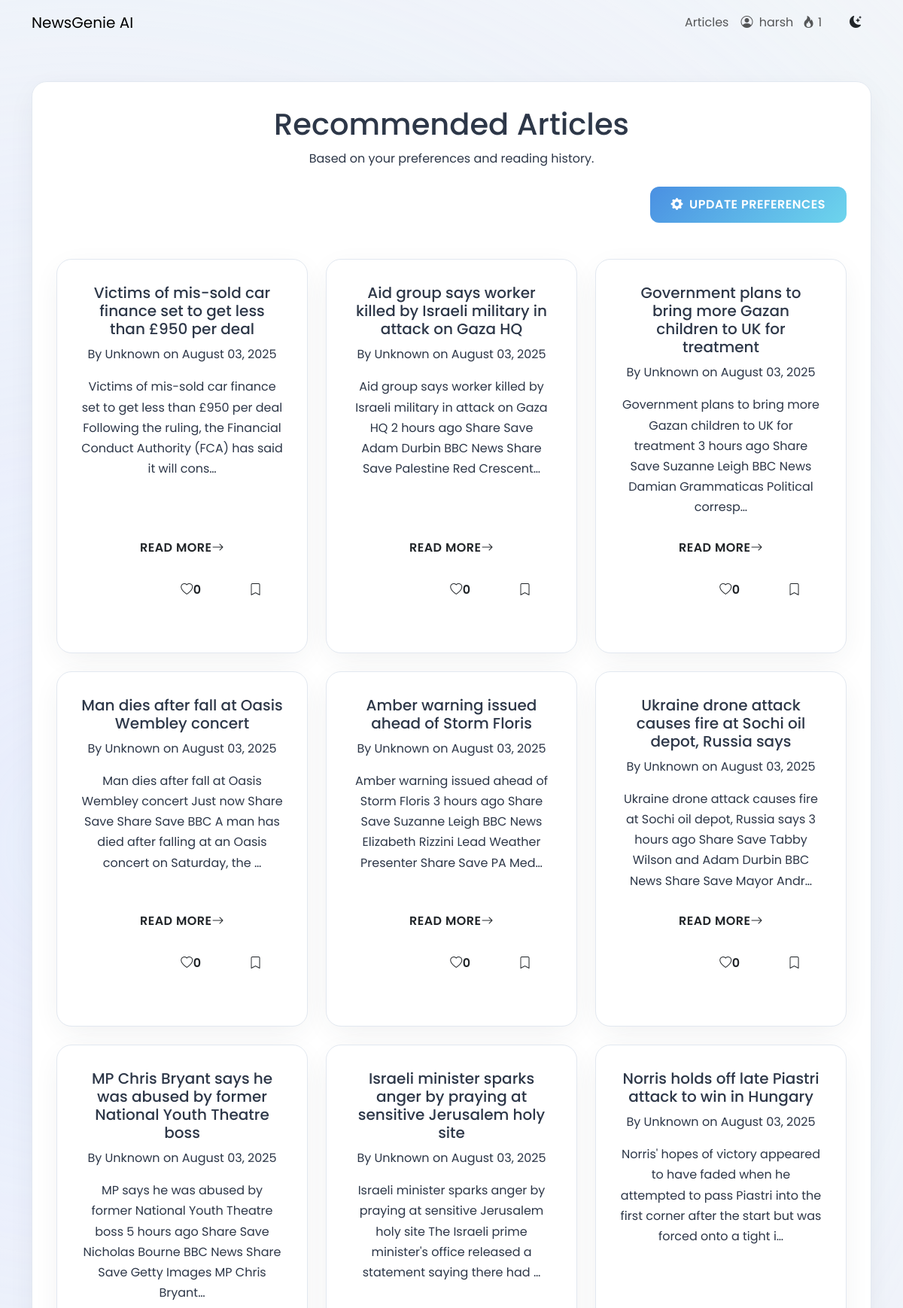
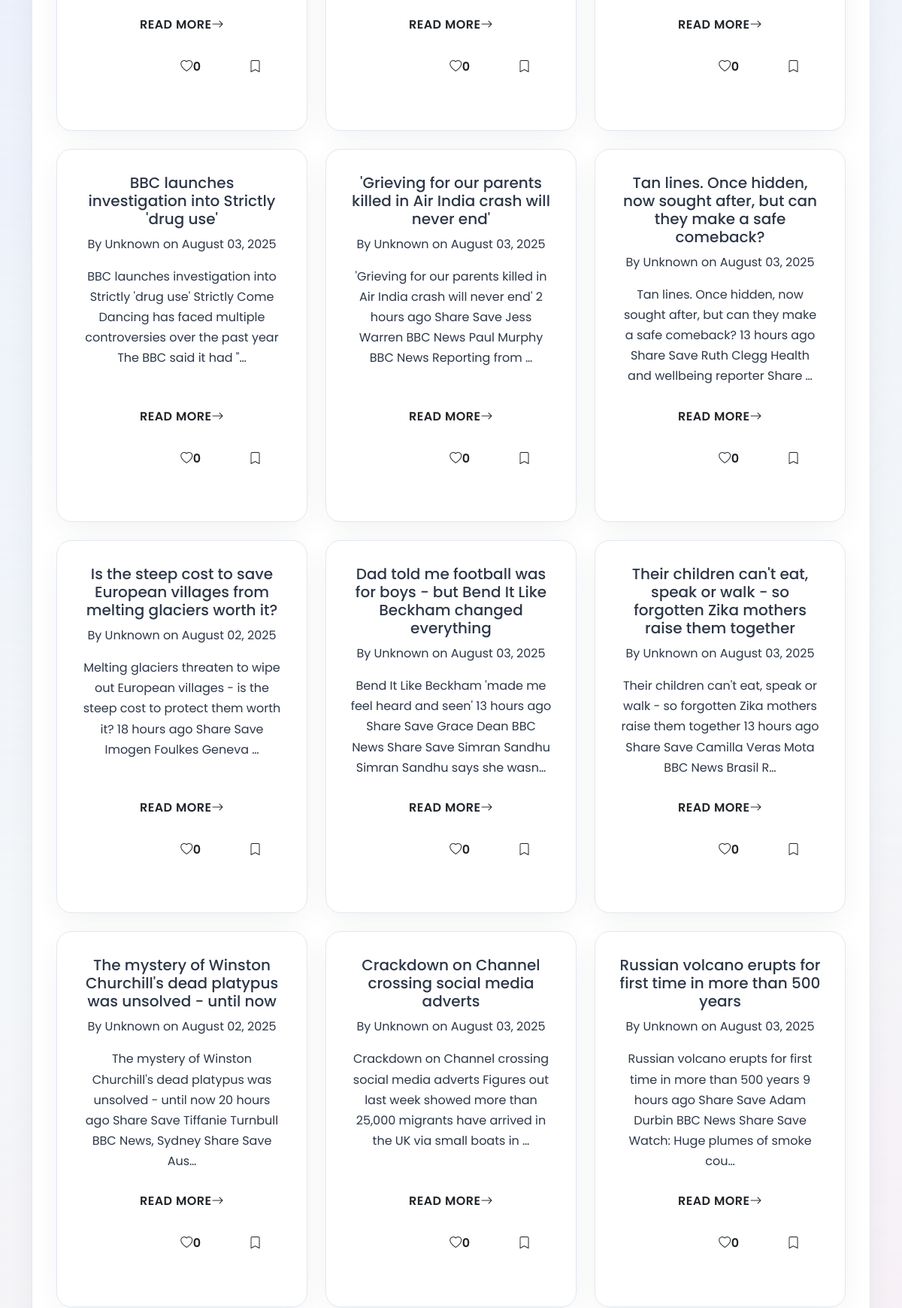
The app's page /recommendations/ (signed in, upper part) with its own data (2 pictures, top to bottom).
### users/models.py (models this page shows, shortened)
class Profile(models.Model):
    user = models.OneToOneField(User, on_delete=models.CASCADE)
    streak_count = models.IntegerField(default=0)
    last_login_date = models.DateField(null=True, blank=True)

### news/models.py (models this page shows, shortened)
class Article(models.Model):
    title = models.CharField(max_length=255)
    author = models.CharField(max_length=100, default="Unknown")
    content = models.TextField()
    url = models.URLField(unique=True)
    source = models.CharField(max_length=100)
    published_at = models.DateTimeField()
    summary = models.TextField(blank=True, null=True)
    category = models.ManyToManyField(Category, related_name='articles')
    approved = models.BooleanField(default=False)
    audio_file = models.FileField(upload_to='news_audio/', blank=True, null=True)
    reading_time = models.PositiveIntegerField(
        default=0,
        help_text="Estimated reading time in minutes"
    )
    @property
    def total_likes(self):
        return self.likes.count()
    def approved_status(self):
        return self.approved
    approved_status.boolean = True
    approved_status.short_description = "Approved"

### news/views.py (the view)
# urls.py: path('recommendations/', views.personalized_recommendations, name="recommendations"),
@login_required
def personalized_recommendations(request):
    user_pref = UserPreference.objects.filter(user=request.user).first()
    articles = Article.objects.none()
    if user_pref and user_pref.preferred_categories.exists():
        articles = Article.objects.filter(
            category__in=user_pref.preferred_categories.all(),
            approved=True
        ).distinct()
    if request.user.is_authenticated:
        liked_articles_ids = ArticleLike.objects.filter(user=request.user, article__in=articles).values_list('article__id', flat=True)
        bookmarked_articles_ids = Bookmark.objects.filter(user=request.user, article__in=articles).values_list('article__id', flat=True)
        for article in articles:
            article.is_liked_by_user = article.id in liked_articles_ids
            article.is_bookmarked_by_user = article.id in bookmarked_articles_ids
    return render(request, "news/personalized_recommendations.html", {"articles": articles})

### news/templates/news/personalized_recommendations.html (shortened to what this page needs)
{% extends 'news/base.html' %}
{% load static %}
{% block content %}
<div class="recommendations-container text-center app-card mt-5">
    <div class="page-header-section">
        <h1 class="page-title-heading">Recommended Articles</h1>
        <p class="page-subtitle-text">Based on your preferences and reading history.</p>
    </div>
    <div class="mt-4 text-end">
        <a href="{% url 'news:preferences' %}" class="btn app-btn primary-btn update-preferences-btn">
            <i class="bi bi-gear-fill me-2"></i> Update Preferences
        </a>
    </div>
    {% if articles %}
    <div class="row row-cols-1 row-cols-md-2 row-cols-lg-3 g-4 article-grid mt-4">
        {% for article in articles %}
        <div class="col">
            <div class="app-card article-card h-100">
                <div class="card-body d-flex flex-column">
                    <h5 class="card-title-article">{{ article.title }}</h5>
                    <p class="card-meta-info">By {{ article.author }} on {{ article.published_at|date:"F d, Y" }}</p>
                    <p class="card-text-summary">{{ article.summary|default:article.content|truncatechars:150 }}</p>
                    <div class="mt-auto article-actions">
                        <a href="{% url 'news:detail' article.pk %}" class="btn app-btn read-more-btn article-card-read-more">Read More <i class="bi bi-arrow-right"></i></a>
                        <div class="d-flex gap-2 justify-content-end button-group-actions mt-2">
                            <button class="btn app-btn icon-btn like-btn {% if article.is_liked_by_user %}liked{% endif %}" data-article-id="{{ article.pk }}" {% if not user.is_authenticated %}disabled title="Login to like" {% endif %}>
                                <i class="bi {% if article.is_liked_by_user %}bi-heart-fill{% else %}bi-heart{% endif %}"></i>
                                <span class="like-count">{{ article.total_likes }}</span>
                            </button>
                            <button class="btn app-btn icon-btn bookmark-btn " data-article-id="{{ article.pk }}" >
                                <i class="bi {% if article.is_bookmarked_by_user %}bi-bookmark-fill{% else %}bi-bookmark{% endif %}"></i>
                            </button>
                        </div>
                    </div>
                </div>
                <div class="card-footer article-card-footer">
                    {% for category in article.category.all %}
                        <span class="badge category-pill-small me-1">{{ category.name }}</span>
                    {% endfor %}
                </div>
            </div>
        </div>
        {% endfor %}
    </div>
    {% else %}
    <div class="text-center py-5">
        <p class="lead">No articles found matching your preferences. <br> Please update your <a href="{% url 'news:preferences' %}">preferences</a> or browse all articles.</p>
        <a href="{% url 'news:article_list' %}" class="btn app-btn primary-btn mt-3">Browse Articles</a>
    </div>
    {% endif %}
</div>
{% endblock %}

### templates/news/base.html (shortened to what this page needs)
{% load static %}
<!DOCTYPE html>
<html lang="en">
<head>
    <link href="https://cdn.jsdelivr.net/npm/bootstrap@5.3.0/dist/css/bootstrap.min.css" rel="stylesheet">
    <link rel="stylesheet" href="https://cdn.jsdelivr.net/npm/bootstrap-icons@1.10.5/font/bootstrap-icons.css">
    <link rel="stylesheet" href="{% static 'css/newsgenie.css' %}">
</head>
<body class="{{ request.COOKIES.theme|default:'light' }}-mode">
    <header class="app-navbar navbar navbar-expand-lg sticky-top">
        <div class="container">
            <a class="navbar-brand navbar-brand-custom" href="{% url 'news:homepage' %}">NewsGenie AI</a>
            <div class="collapse navbar-collapse" id="navbarNav">
                <ul class="navbar-nav ms-auto align-items-center">
                    <li class="nav-item">
                        <a class="nav-link nav-link-custom" href="{% url 'news:article_list' %}">Articles</a>
                    </li>
                    {% if user.is_authenticated %}
                        <li class="nav-item dropdown">
                            <a class="nav-link nav-link-custom dropdown-toggle" href="#" id="navbarDropdown" role="button" data-bs-toggle="dropdown" aria-expanded="false">
                                <i class="bi bi-person-circle me-1"></i>
                                {{ user.username }}
                                <span class="streak-indicator ms-2">
                                    <i class="bi bi-fire"></i> {{ user.profile.streak_count }}
                                </span>
                            </a>
                        </li>
                    {% endif %}
                    <li class="nav-item ms-3">
                        <button id="theme-toggle" class="btn theme-toggle-btn">
                            <i class="bi bi-moon-stars-fill"></i>
                        </button>
                    </li>
                </ul>
            </div>
        </div>
    </header>
    <main class="container my-5 app-content-wrapper">
        {% block content %}{% endblock %}
    </main>
</body>
</html>

### news/static/css/newsgenie.css (style rules this page uses)
:root { --font-heading: 'Montserrat', sans-serif; --font-body: 'Poppins', sans-serif; --light-bg-primary: #f4f7f9; --light-bg-secondary: #ffffff; --light-bg-tertiary: #eef2f5; --light-text-primary: #2d3748; --light-text-secondary: #718096; --light-heading-color: #1a202c; --light-border-color: #e2e8f0; --light-shadow-color: rgba(45, 55, 72, 0.1); --dark-bg-primary: #12121a; --dark-bg-secondary: #1a1a26; --dark-bg-tertiary: #242430; --dark-text-primary: #a9b3c1; --dark-text-secondary: #8a93a2; --dark-heading-color: #e8ecf3; --dark-border-color: #333344; --dark-shadow-color: rgba(0, 0, 0, 0.25); --accent-purple-start: #8360c3; --accent-purple-end: #2ebf91; --accent-blue-start: #4a90e2; --accent-blue-end: #6dd5ed; --accent-pink-start: #d4418e; --accent-pink-end: #0652c5; --accent-red: #e53e3e; --accent-green: #38a169; --accent-yellow: #d69e2e; --gradient-primary: linear-gradient(135deg, var(--accent-purple-start) 0%, var(--accent-purple-end) 100%); --gradient-secondary: linear-gradient(135deg, var(--accent-blue-start) 0%, var(--accent-blue-end) 100%); --gradient-danger: linear-gradient(135deg, var(--accent-pink-start) 0%, var(--accent-pink-end) 100%); --gradient-text: linear-gradient(135deg, #6a11cb 0%, #2575fc 100%); --border-radius-sm: 8px; --border-radius-md: 12px; --border-radius-lg: 20px; --spacing-xs: 4px; --spacing-sm: 8px; --spacing-md: 16px; --spacing-lg: 24px; --spacing-xl: 32px; --spacing-xxl: 48px; --transition-fast: 0.15s ease-in-out; --transition-normal: 0.3s cubic-bezier(0.25, 0.8, 0.25, 1); --transition-slow: 0.5s ease-in-out; --animation-ease: cubic-bezier(0.25, 0.8, 0.25, 1); --animation-duration: 0.3s; }
*, *::before, *::after { box-sizing: border-box; margin: 0; padding: 0; }
html { scroll-behavior: smooth; }
body { font-family: var(--font-body); font-size: 16px; line-height: 1.7; background-color: var(--light-bg-primary); color: var(--light-text-primary); transition: background-color var(--transition-slow), color var(--transition-slow); position: relative; min-height: 100vh; overflow-x: hidden; }
body::before { content: ''; position: fixed; top: 0; left: 0; width: 100%; height: 100%; z-index: -1; pointer-events: none; background: radial-gradient(circle at 10% 20%, #e0e7ff, transparent 40%), radial-gradient(circle at 90% 80%, #ffe0f0, transparent 40%); opacity: 0.6; transition: opacity var(--transition-slow); }
a { color: var(--accent-purple-start); text-decoration: none; transition: color var(--transition-fast); position: relative; overflow: hidden; }
a::after { content: ''; position: absolute; width: 100%; height: 2px; background: var(--accent-purple-end); left: 0; bottom: -5px; transform: scaleX(0); transition: transform var(--animation-duration) var(--animation-ease); }
.app-btn { padding: 12px 28px; font-size: 1rem; font-weight: 600; border-radius: var(--border-radius-md); border: none; cursor: pointer; transition: all var(--transition-normal); text-align: center; display: inline-flex; align-items: center; justify-content: center; text-transform: uppercase; letter-spacing: 0.5px; position: relative; overflow: hidden; z-index: 1; }
.app-btn::after { content: ''; position: absolute; top: 50%; left: 50%; width: 300%; height: 300%; background: rgba(255, 255, 255, 0.2); border-radius: 50%; transform: translate(-50%, -50%) scale(0); transition: transform var(--animation-duration) var(--animation-ease); z-index: -1; }
.app-btn.primary-btn { background: var(--gradient-secondary); color: white; }
.app-card { background-color: var(--light-bg-secondary); border-radius: var(--border-radius-lg); box-shadow: 0 10px 40px -10px var(--light-shadow-color); border: 1px solid var(--light-border-color); transition: transform var(--animation-duration) var(--animation-ease), box-shadow var(--animation-duration), all var(--transition-normal); padding: var(--spacing-xl); }
.article-card { border-width: 1px; display: flex; flex-direction: column; transition: transform var(--animation-duration) var(--animation-ease), box-shadow var(--animation-duration); }

### records on screen
Article: title "Victims of mis-sold car finance set to get less than £950 per deal", author "Unknown", published_at "August 03, 2025", summary "Victims of mis-sold car finance set to get less than £950 per deal Following the ruling, the Financial Conduct Authority (FCA) has said it will cons…", total_likes "0"
Article: title "Aid group says worker killed by Israeli military in attack on Gaza HQ", author "Unknown", published_at "August 03, 2025", summary "Aid group says worker killed by Israeli military in attack on Gaza HQ 2 hours ago Share Save Adam Durbin BBC News Share Save Palestine Red Crescent…", total_likes "0"
Article: title "Government plans to bring more Gazan children to UK for treatment", author "Unknown", published_at "August 03, 2025", summary "Government plans to bring more Gazan children to UK for treatment 3 hours ago Share Save Suzanne Leigh BBC News Damian Grammaticas Political corresp…", total_likes "0"
Article: title "Man dies after fall at Oasis Wembley concert", author "Unknown", published_at "August 03, 2025", summary "Man dies after fall at Oasis Wembley concert Just now Share Save Share Save BBC A man has died after falling at an Oasis concert on Saturday, the …", total_likes "0"
Article: title "Amber warning issued ahead of Storm Floris", author "Unknown", published_at "August 03, 2025", summary "Amber warning issued ahead of Storm Floris 3 hours ago Share Save Suzanne Leigh BBC News Elizabeth Rizzini Lead Weather Presenter Share Save PA Med…", total_likes "0"
Article: title "Ukraine drone attack causes fire at Sochi oil depot, Russia says", author "Unknown", published_at "August 03, 2025", summary "Ukraine drone attack causes fire at Sochi oil depot, Russia says 3 hours ago Share Save Tabby Wilson and Adam Durbin BBC News Share Save Mayor Andr…", total_likes "0"
Article: title "MP Chris Bryant says he was abused by former National Youth Theatre boss", author "Unknown", published_at "August 03, 2025", summary "MP says he was abused by former National Youth Theatre boss 5 hours ago Share Save Nicholas Bourne BBC News Share Save Getty Images MP Chris Bryant…", total_likes "0"
Article: title "Israeli minister sparks anger by praying at sensitive Jerusalem holy site", author "Unknown", published_at "August 03, 2025", summary "Israeli minister sparks anger by praying at sensitive Jerusalem holy site The Israeli prime minister's office released a statement saying there had …", total_likes "0"
Article: title "Norris holds off late Piastri attack to win in Hungary", author "Unknown", published_at "August 03, 2025", summary "Norris' hopes of victory appeared to have faded when he attempted to pass Piastri into the first corner after the start but was forced onto a tight i…", total_likes "0"
Article: title "BBC launches investigation into Strictly 'drug use'", author "Unknown", published_at "August 03, 2025", summary "BBC launches investigation into Strictly 'drug use' Strictly Come Dancing has faced multiple controversies over the past year The BBC said it had \"…", total_likes "0"
Article: title "'Grieving for our parents killed in Air India crash will never end'", author "Unknown", published_at "August 03, 2025", summary "'Grieving for our parents killed in Air India crash will never end' 2 hours ago Share Save Jess Warren BBC News Paul Murphy BBC News Reporting from …", total_likes "0"
Article: title "Tan lines. Once hidden, now sought after, but can they make a safe comeback?", author "Unknown", published_at "August 03, 2025", summary "Tan lines. Once hidden, now sought after, but can they make a safe comeback? 13 hours ago Share Save Ruth Clegg Health and wellbeing reporter Share …", total_likes "0"
Article: title "Is the steep cost to save European villages from melting glaciers worth it?", author "Unknown", published_at "August 02, 2025", summary "Melting glaciers threaten to wipe out European villages - is the steep cost to protect them worth it? 18 hours ago Share Save Imogen Foulkes Geneva …", total_likes "0"
Article: title "Dad told me football was for boys - but Bend It Like Beckham changed everything", author "Unknown", published_at "August 03, 2025", summary "Bend It Like Beckham 'made me feel heard and seen' 13 hours ago Share Save Grace Dean BBC News Share Save Simran Sandhu Simran Sandhu says she wasn…", total_likes "0"
Article: title "Their children can't eat, speak or walk - so forgotten Zika mothers raise them together", author "Unknown", published_at "August 03, 2025", summary "Their children can't eat, speak or walk - so forgotten Zika mothers raise them together 13 hours ago Share Save Camilla Veras Mota BBC News Brasil R…", total_likes "0"
Article: title "The mystery of Winston Churchill's dead platypus was unsolved - until now", author "Unknown", published_at "August 02, 2025", summary "The mystery of Winston Churchill's dead platypus was unsolved - until now 20 hours ago Share Save Tiffanie Turnbull BBC News, Sydney Share Save Aus…", total_likes "0"
Article: title "Crackdown on Channel crossing social media adverts", author "Unknown", published_at "August 03, 2025", summary "Crackdown on Channel crossing social media adverts Figures out last week showed more than 25,000 migrants have arrived in the UK via small boats in …", total_likes "0"
Article: title "Russian volcano erupts for first time in more than 500 years", author "Unknown", published_at "August 03, 2025", summary "Russian volcano erupts for first time in more than 500 years 9 hours ago Share Save Adam Durbin BBC News Share Save Watch: Huge plumes of smoke cou…", total_likes "0"

### other values on screen
{{ user.username }} "harsh"
{{ user.profile.streak_count }} "1"
